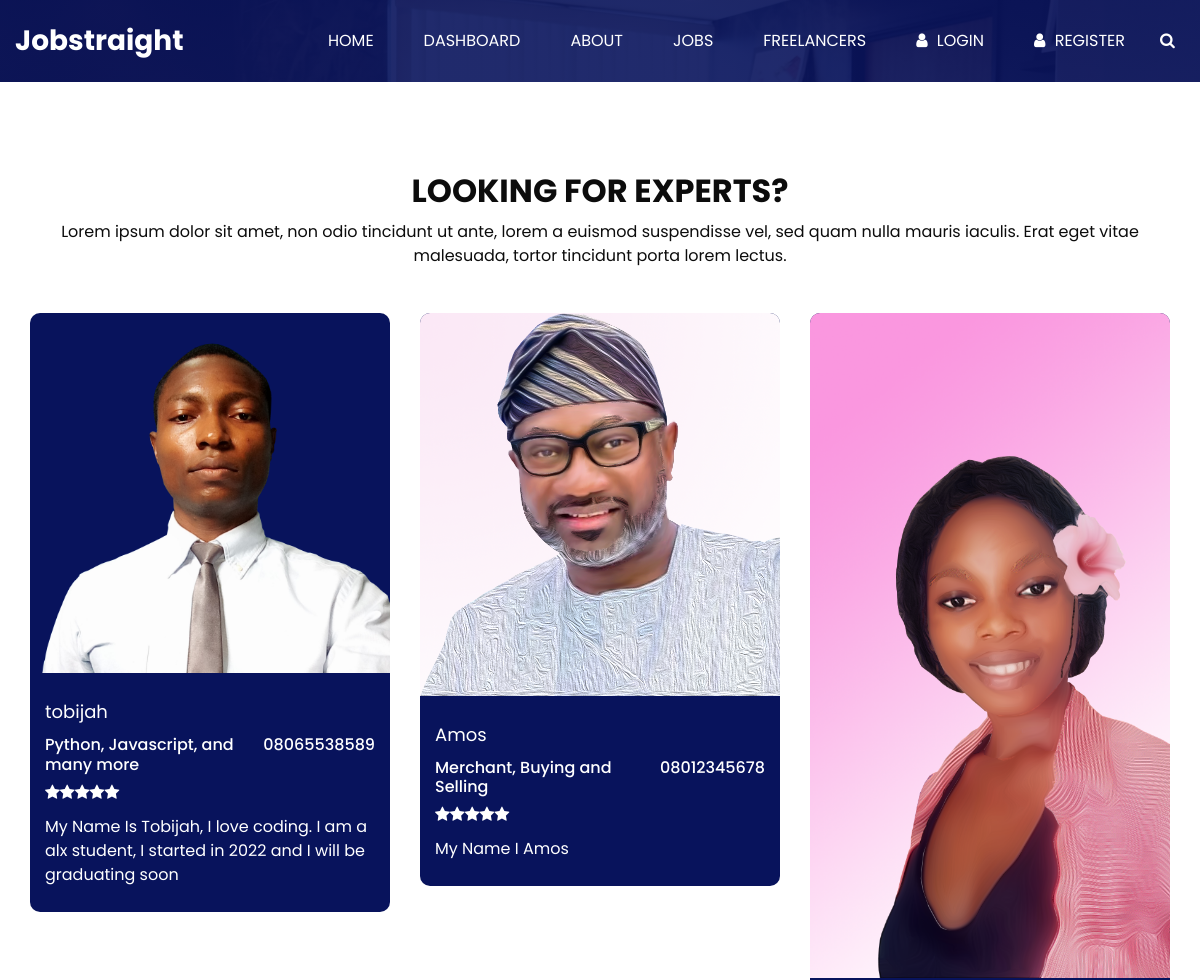
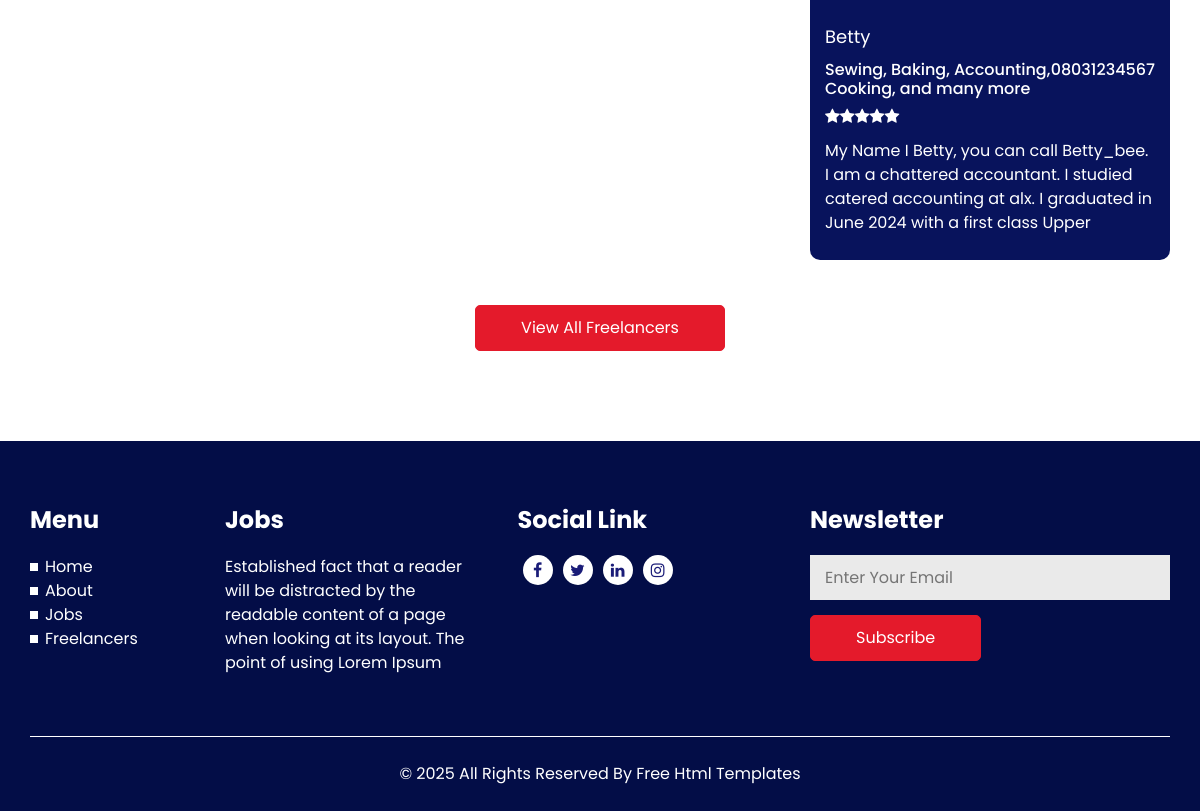
/serviceproviders/freelancer/ (signed in), run on the app's committed database (2 pictures, top to bottom).
### serviceproviders/models.py (models this page shows, shortened)
class Profile(models.Model):
    user = models.OneToOneField(User, on_delete=models.CASCADE, related_name='serviceproviders_profile')
    bio = models.TextField(blank=True, null=True)
    phone_number = models.CharField(max_length=15, blank=True, null=True)
    skills = models.TextField(blank=True, null=True)
    profile_picture = models.ImageField(upload_to='profile_pictures/', blank=True, null=True)

### serviceproviders/views.py (the view)
# urls.py: path('freelancer/', views.freelancer, name='freelancer'),
@ login_required
def freelancer(request):
    profiles = ServiceProviderProfile.objects.all()
    return render(request, 'freelancer.html', {'profiles': profiles})

### serviceproviders/templates/freelancer.html (shortened to what this page needs)
<!DOCTYPE html>
<html>
<head>
  {% load static %}
  <link rel="stylesheet" type="text/css" href="{% static 'css/bootstrap.css' %}" />
  <link href="{% static 'css/font-awesome.min.css' %}" rel="stylesheet" />
  <link rel="stylesheet" href="https://cdnjs.cloudflare.com/ajax/libs/jquery-nice-select/1.1.0/css/nice-select.min.css" />
  <link href="{% static 'css/style.css' %}" rel="stylesheet" />
  <link href="{% static 'css/responsive.css' %}" rel="stylesheet" />
</head>
<body class="sub_page">
  <div class="hero_area">
    <header class="header_section">
      <div class="container-fluid">
        <nav class="navbar navbar-expand-lg custom_nav-container ">
          <a class="navbar-brand" href="{% url 'home' %}">
            <span>
              Jobstraight
            </span>
          </a>
          <div class="collapse navbar-collapse" id="navbarSupportedContent">
            <ul class="navbar-nav  ml-auto">
              <li class="nav-item ">
                <a class="nav-link" href="{% url 'home' %}">Home</a>
              </li>
              <li class="nav-item">
                <a class="nav-link" href="{% url 'dashboard' %}">Dashboard</a>
              </li>
              <li class="nav-item">
                <a class="nav-link" href="{% url 'about' %}">About</a>
              </li>
              <li class="nav-item">
                <a class="nav-link" href="{% url 'jobs' %}">Jobs</a>
              </li>
              <li class="nav-item active">
                <a class="nav-link" href="{% url 'freelancer' %}">Freelancers</a>
              </li>
              <li class="nav-item">
                <a class="nav-link" href="{% url 'login' %}">
                  <i class="fa fa-user" aria-hidden="true"></i>
                  <span>
                    Login
                  </span>
                </a>
              </li>
              <li class="nav-item">
                <a class="nav-link" href="{% url 'register' %}">
                  <i class="fa fa-user" aria-hidden="true"></i>
                  <span>
                    Register
                  </span>
                </a>
              </li>
              <form class="form-inline">
                <button class="btn   nav_search-btn" type="submit">
                  <i class="fa fa-search" aria-hidden="true"></i>
                </button>
              </form>
            </ul>
          </div>
        </nav>
      </div>
    </header>
  </div>
  <section class="expert_section layout_padding">
    <div class="container">
      <div class="heading_container heading_center">
        <h2>
          LOOKING FOR EXPERTS?
        </h2>
        <p>
          Lorem ipsum dolor sit amet, non odio tincidunt ut ante, lorem a euismod suspendisse vel, sed quam nulla mauris
          iaculis. Erat eget vitae malesuada, tortor tincidunt porta lorem lectus.
        </p>
      </div>
      <div class="row">
        {% for profile in profiles %}
        <div class="col-md-6 col-lg-4 mx-auto">
          <div class="box">
            <div class="img-box">
                {% if profile.profile_picture %}
                <img src="{{ profile.profile_picture.url }}" alt="{{ profile.user.username }}">
                {% endif %}
            </div>
            <div class="detail-box">
              <a href="">
                {{ profile.user.username }}
              </a>
              <h6 class="expert_position">
                <span>
                  {{ profile.skills }}
                </span>
                <span>
                  {{ profile.phone_number }}
                </span>
              </h6>
              <span class="expert_rating">
                <i class="fa fa-star" aria-hidden="true"></i>
                <i class="fa fa-star" aria-hidden="true"></i>
                <i class="fa fa-star" aria-hidden="true"></i>
                <i class="fa fa-star" aria-hidden="true"></i>
                <i class="fa fa-star" aria-hidden="true"></i>
              </span>
              <p>
                {{ profile.bio }}
              </p>
            </div>
          </div>
        </div>
        {% endfor %}
      </div>
      <div class="btn-box">
        <a href="{% url 'freelancer' %}">
          View All Freelancers
        </a>
      </div>
    </div>
  </section>
  <section class="info_section ">
    <div class="container">
      <div class="row">
        <div class="col-md-2 info_links">
          <h4>
            Menu
          </h4>
          <ul>
            <li>
              <a href="{% url 'home' %}">
                Home
              </a>
            </li>
            <li>
              <a href="{% url 'about' %}">
                About
              </a>
            </li>
            <li>
              <a href="{% url 'jobs' %}">
                Jobs
              </a>
            </li>
            <li>
              <a class="active" href="{% url 'freelancer' %}">
                Freelancers
              </a>
            </li>
          </ul>
        </div>
        <div class="col-md-3">
          <h4>
            Jobs
          </h4>
          <p>
            Established fact that a reader will be distracted by the readable content of a page when looking at its
            layout. The point of using Lorem Ipsum
          </p>
        </div>
        <div class="col-md-3">
          <div class="info_social">
            <h4>
              Social Link
            </h4>
            <div class="social_container">
              <div>
                <a href="">
                  <i class="fa fa-facebook" aria-hidden="true"></i>
                </a>
              </div>
              <div>
                <a href="">
                  <i class="fa fa-twitter" aria-hidden="true"></i>
                </a>
              </div>
              <div>
                <a href="">
                  <i class="fa fa-linkedin" aria-hidden="true"></i>
                </a>
              </div>
              <div>
                <a href="">
                  <i class="fa fa-instagram" aria-hidden="true"></i>
                </a>
              </div>
            </div>
          </div>
        </div>
        <div class="col-md-4">
          <div class="info_form">
            <h4>
              Newsletter
            </h4>
            <form action="">
              <input type="text" placeholder="Enter Your Email" />
              <button type="submit">
                Subscribe
              </button>
            </form>
          </div>
        </div>
      </div>
    </div>
  </section>
  <footer class="footer_section">
    <div class="container">
      <p>
        &copy; <span id="displayYear"></span> All Rights Reserved By
        <a href="#">Free Html Templates</a>
      </p>
    </div>
  </footer>
</body>
</html>

### data on the page
Profile: profile_picture (picture), user.username "tobijah", skills "Python, Javascript, and many more", phone_number "08065538589", bio "My Name Is Tobijah, I love coding. I am a alx student, I started in 2022 and I will be graduating soon"
Profile: profile_picture (picture), user.username "Amos", skills "Merchant, Buying and Selling", phone_number "08012345678", bio "My Name I Amos"
Profile: profile_picture (picture), user.username "Betty", skills "Sewing, Baking, Accounting, Cooking, and many more", phone_number "08031234567", bio "My Name I Betty, you can call Betty_bee. I am a chattered accountant. I studied catered accounting at alx. I graduated in June 2024 with a first class Upper"
